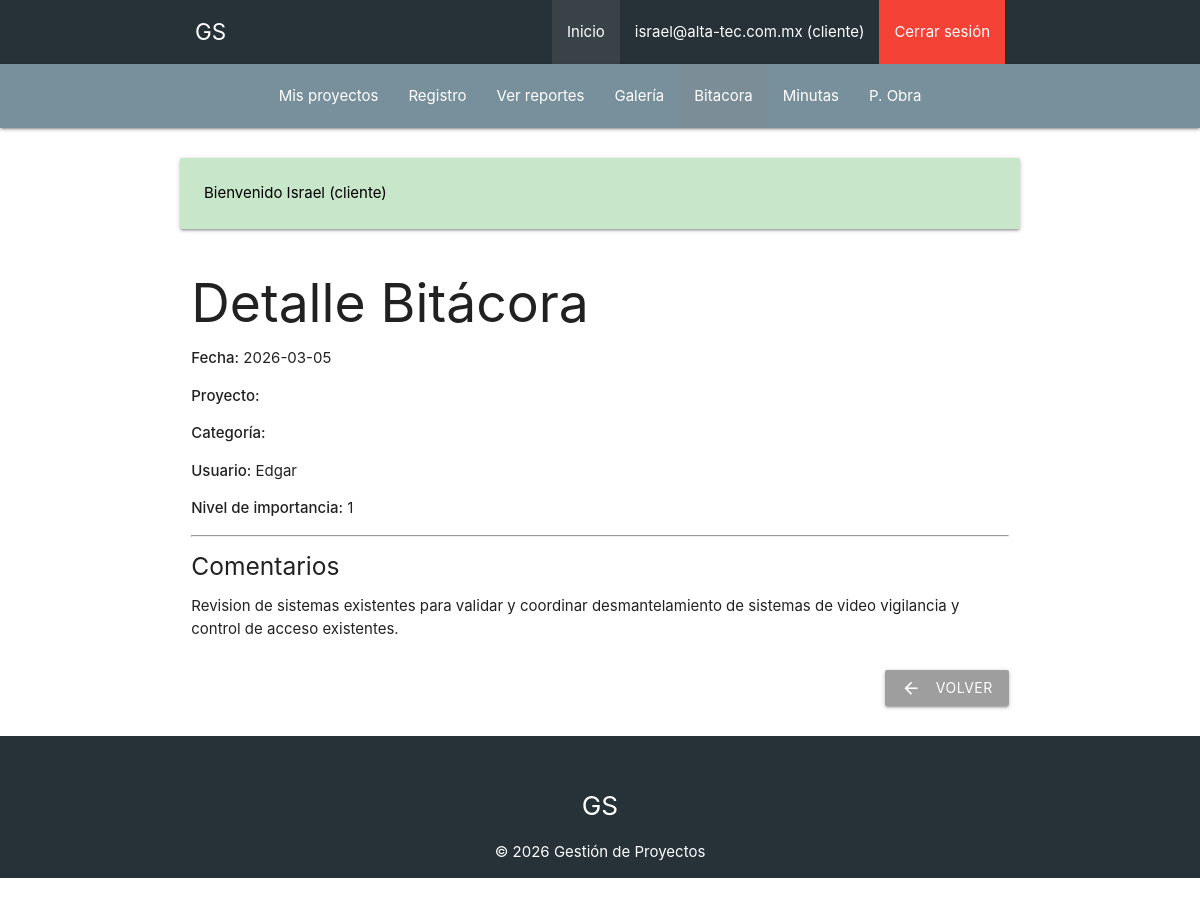
Screenshot of /bitacora/detalle?id=4 (signed in) with the database file from the repository.
### tables this page shows
CREATE TABLE `bitacoras` (
  `id` int NOT NULL AUTO_INCREMENT,
  `fecha` date NOT NULL,
  `proyecto_id` int NOT NULL,
  `categoria_id` int DEFAULT NULL,
  `comentarios` text NOT NULL,
  `usuario` varchar(255) NOT NULL,
  `nivelImportancia` int NOT NULL DEFAULT '0',
  PRIMARY KEY (`id`),
  KEY `proyecto_id` (`proyecto_id`),
  KEY `categoria_id` (`categoria_id`),
  CONSTRAINT `bitacoras_ibfk_1` FOREIGN KEY (`proyecto_id`) REFERENCES `proyectos` (`id`) ON DELETE CASCADE,
  CONSTRAINT `bitacoras_ibfk_2` FOREIGN KEY (`categoria_id`) REFERENCES `categorias` (`id`) ON DELETE SET NULL
);

### controllers/BitacoraController.php (called while the page is built, shortened)
<?php
class BitacoraController {
    public static function detalle(Router $router) {
        $id = $_GET['id'] ?? null;
        $id = filter_var($id, FILTER_VALIDATE_INT);
        $bitacora = Bitacora::find($id);
        $router->render('bitacora/detalle', [
            'bitacora' => $bitacora
        ]);
    }
}

### public/index.php (called while the page is built, shortened)
<?php
$router = new Router();
$router->get('/', [PaginasController::class, 'index']);
$router->post('/', [PaginasController::class, 'index']);
$router->get('/p-obra', [ActividadObraController::class, 'index']);
$router->get('/p-obra/crear', [ActividadObraController::class, 'crear']);
$router->post('/p-obra/crear', [ActividadObraController::class, 'crear']);
$router->get('/p-obra/editar', [ActividadObraController::class, 'editar']);
$router->post('/p-obra/editar', [ActividadObraController::class, 'editar']);
$router->post('/p-obra/eliminar', [ActividadObraController::class, 'eliminar']);
$router->get('/logout', [AuthController::class, 'logout']);
$router->get('/admin', [AdminController::class, 'index']);
$router->get('/empresas', [EmpresaController::class, 'index']);
$router->get('/empresas/crear', [EmpresaController::class, 'crear']);
$router->post('/empresas/crear', [EmpresaController::class, 'crear']);
$router->get('/empresas/actualizar', [EmpresaController::class, 'actualizar']);
$router->post('/empresas/actualizar', [EmpresaController::class, 'actualizar']);
$router->post('/empresas/eliminar', [EmpresaController::class, 'eliminar']);
$router->get('/permisos', [PermisoController::class, 'index']);
$router->get('/permisos/crear', [PermisoController::class, 'crear']);
$router->post('/permisos/crear', [PermisoController::class, 'crear']);
$router->get('/permisos/actualizar', [PermisoController::class, 'actualizar']);
$router->post('/permisos/actualizar', [PermisoController::class, 'actualizar']);
$router->post('/permisos/eliminar', [PermisoController::class, 'eliminar']);
$router->get('/mis-proyectos', [PermisoController::class, 'misProyectos']);
$router->get('/clientes', [UsuarioController::class, 'index']);
$router->get('/clientes/crear', [UsuarioController::class, 'crear']);
$router->post('/clientes/crear', [UsuarioController::class, 'crear']);
$router->get('/clientes/actualizar', [UsuarioController::class, 'actualizar']);
$router->post('/clientes/actualizar', [UsuarioController::class, 'actualizar']);
$router->post('/clientes/eliminar', [UsuarioController::class, 'eliminar']);
$router->get('/disciplinas', [DisciplinaController::class, 'index']);
$router->get('/disciplinas/crear', [DisciplinaController::class, 'crear']);
$router->post('/disciplinas/crear', [DisciplinaController::class, 'crear']);
$router->get('/disciplinas/actualizar', [DisciplinaController::class, 'actualizar']);
$router->post('/disciplinas/actualizar', [DisciplinaController::class, 'actualizar']);
$router->post('/disciplinas/eliminar', [DisciplinaController::class, 'eliminar']);
$router->get('/subdisciplinas', [SubdisciplinaController::class, 'index']);
$router->get('/subdisciplinas/crear', [SubdisciplinaController::class, 'crear']);
$router->post('/subdisciplinas/crear', [SubdisciplinaController::class, 'crear']);
$router->get('/subdisciplinas/actualizar', [SubdisciplinaController::class, 'actualizar']);
$router->post('/subdisciplinas/actualizar', [SubdisciplinaController::class, 'actualizar']);
$router->post('/subdisciplinas/eliminar', [SubdisciplinaController::class, 'eliminar']);
$router->get('/proyectos', [ProyectoController::class, 'index']);
$router->get('/proyectos/crear', [ProyectoController::class, 'crear']);
$router->post('/proyectos/crear', [ProyectoController::class, 'crear']);
$router->get('/proyectos/actualizar', [ProyectoController::class, 'actualizar']);
$router->post('/proyectos/actualizar', [ProyectoController::class, 'actualizar']);
$router->post('/proyectos/eliminar', [ProyectoController::class, 'eliminar']);
$router->get('/reportes', [ReporteController::class, 'index']);
$router->get('/reportes/crear', [ReporteController::class, 'crear']);
$router->post('/reportes/crear', [ReporteController::class, 'crear']);
$router->get('/reportes/editar', [ReporteController::class, 'editar']);
$router->post('/reportes/editar', [ReporteController::class, 'editar']);
$router->get('/reportes/detalle', [ReporteController::class, 'detalle']);
$router->post('/reportes/eliminar', [ReporteController::class, 'eliminar']);
$router->get('/reportes/galeria', [ReporteController::class, 'galeria']);
$router->get('/categorias', [CategoriaController::class, 'index']);
$router->get('/categorias/crear', [CategoriaController::class, 'crear']);
$router->post('/categorias/crear', [CategoriaController::class, 'crear']);
$router->get('/categorias/actualizar', [CategoriaController::class, 'actualizar']);
$router->post('/categorias/actualizar', [CategoriaController::class, 'actualizar']);
$router->post('/categorias/eliminar', [CategoriaController::class, 'eliminar']);
$router->get('/bitacora', [BitacoraController::class, 'index']);
$router->get('/bitacora/crear', [BitacoraController::class, 'crear']);
$router->post('/bitacora/crear', [BitacoraController::class, 'crear']);
$router->get('/bitacora/editar', [BitacoraController::class, 'editar']);
$router->post('/bitacora/editar', [BitacoraController::class, 'editar']);
$router->post('/bitacora/eliminar', [BitacoraController::class, 'eliminar']);
$router->get('/bitacora/detalle', [BitacoraController::class, 'detalle']);
$router->get('/minutas', [MinutaController::class, 'index']);
$router->get('/minutas/crear', [MinutaController::class, 'crear']);
$router->post('/minutas/crear', [MinutaController::class, 'crear']);
$router->get('/minutas/actualizar', [MinutaController::class, 'actualizar']);
$router->post('/minutas/actualizar', [MinutaController::class, 'actualizar']);
$router->post('/minutas/eliminar', [MinutaController::class, 'eliminar']);
$router->get('/minutas/detalle', [MinutaController::class, 'detalle']);
$router->comprobarRutas();

### models/ActiveRecord.php (called while the page is built, shortened)
<?php
class ActiveRecord {
    protected static $infoBasedatos;
    protected static $tabla = '';
    public static function confDatabase($baseDatos) {
        self::$infoBasedatos = $baseDatos;
    }
    public static function consultaSQL($query) {
        $resultado = self::$infoBasedatos->query($query);
        $array = [];
        while($registroDB = $resultado->fetch_assoc()) {
            $array[] = static::crearObjeto($registroDB);
        }
        return $array;
    }
    protected static function crearObjeto($registro) {
        $objeto = new static;
        foreach($registro as $key => $value) {
            if(property_exists($objeto, $key)) {
                $objeto->$key = $value;
            }
        }
        return $objeto;
    }
    public static function find($id) {
        $consulta = "SELECT * FROM " . static::$tabla . " WHERE id = $id";
        $resultado = self::consultaSQL($consulta);
        return array_shift($resultado);
    }
}

### views/bitacora/detalle.php (the view)
<div class="row">
    <div class="col s12">
        <h2>Detalle Bitácora</h2>
        <p><strong>Fecha:</strong> <?php echo $bitacora->fecha; ?></p>
        <p><strong>Proyecto:</strong> <?php echo htmlspecialchars($bitacora->proyecto_nombre ?? ''); ?></p>
        <p><strong>Categoría:</strong> <?php echo htmlspecialchars($bitacora->categoria_nombre ?? ''); ?></p>
        <p><strong>Usuario:</strong> <?php echo htmlspecialchars($bitacora->usuario); ?></p>
        <p><strong>Nivel de importancia:</strong> <?php echo htmlspecialchars($bitacora->nivelImportancia); ?></p>
        <hr>
        <h5>Comentarios</h5>
        <p><?php echo nl2br(htmlspecialchars($bitacora->comentarios)); ?></p>
        <div class="right-align" style="margin-top:2rem;">
            <a href="/bitacora" class="btn grey"><i class="material-icons left">arrow_back</i>Volver</a>
       </div>
    </div>
</div>

### public/css/custom.css (style rules this page uses)
h2 { margin-top: 2rem; margin-bottom: 1rem; }
.right-align .btn { margin-left: 0.5rem; }

### rows the page displays
bitacoras: fecha "2026-03-05", usuario "Edgar", nivelImportancia "1", comentarios "Revision de sistemas existentes para validar y coordinar desmantelamiento de sistemas de video vigilancia y control de acceso existentes."

### other values shown
usuarioActual() "israel@alta-tec.com.mx"
rolActual() "cliente"
$textoMensaje "Bienvenido Israel (cliente)"
